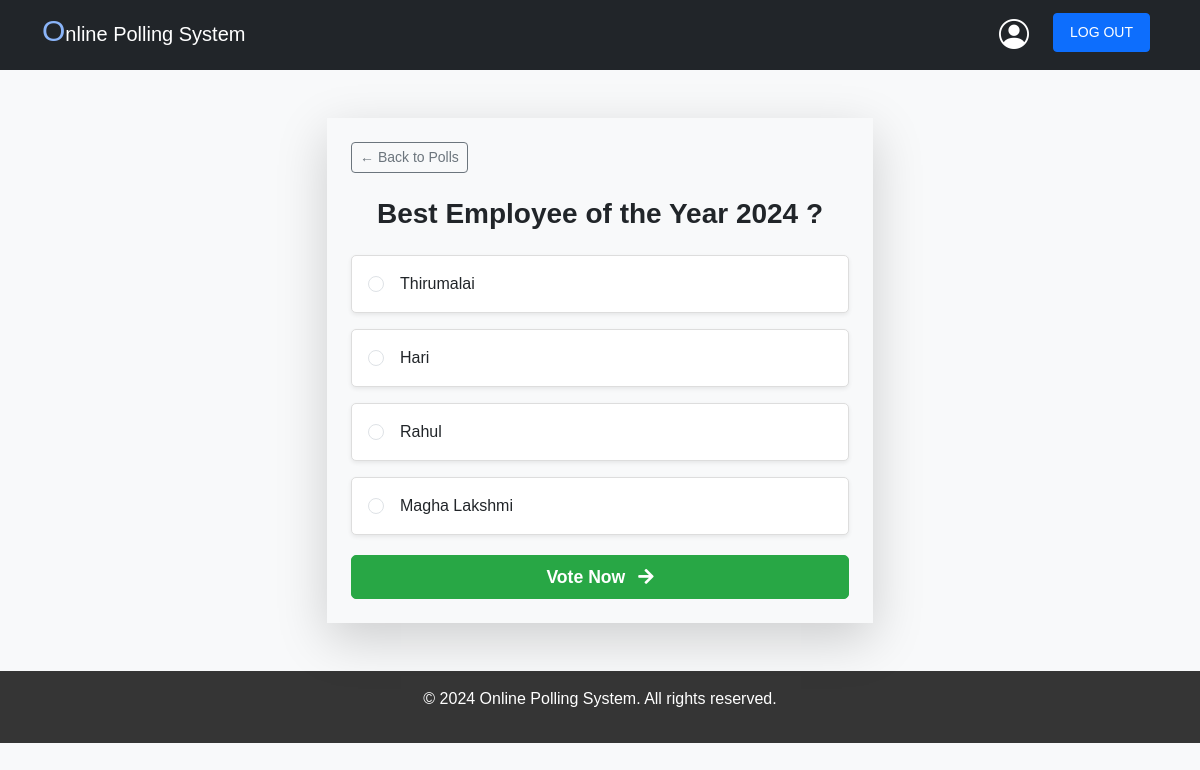
The page /polls/2/ (signed in) on the database its author committed.
### polls/models.py (models this page shows, shortened)
class Question(models.Model):
    question_text = models.CharField(max_length=200)
    pub_date = models.DateTimeField('date published')

class Choice(models.Model):
    question = models.ForeignKey(Question, on_delete=models.CASCADE)
    choice_text = models.CharField(max_length=200)
    votes = models.IntegerField(default=0)

### polls/views.py (the view)
# urls.py: path('<int:question_id>/', views.detail, name='detail'),
@login_required
def detail(request, question_id):
    question = Question.objects.filter(pk=question_id).first()
    if question is None:
        return render(request, 'polls/error.html')
    return render(request, 'polls/detail.html', {'question': question})

### templates/polls/detail.html (shortened to what this page needs)
{% extends 'base.html' %}
{% block content %}
{% load static %}
<div class="container py-5">
    <div class="row justify-content-center">
        <div class="col-lg-6 col-md-8 col-12">
            <div class="shadow-lg p-4 bg-light">
                <div class="d-flex justify-content-between align-items-center mb-4">
                    <a href="{% url 'polls:index' %}" class="btn btn-outline-secondary btn-sm">← Back to Polls</a>
                </div>
                <h2 class="text-center mb-4 text-dark">{{ question.question_text }}</h2>
                <form action="{% url 'polls:vote' question.id %}" method="post">
                    <div class="poll-options">
                        {% for choice in question.choice_set.all %}
                        <label class="form-check-label poll-option d-flex align-items-center mb-3 p-3 bg-white shadow-sm" for="choice{{ forloop.counter }}">
                            <input class="form-check-input me-3" type="radio" name="choice" id="choice{{ forloop.counter }}" value="{{ choice.id }}" {% if has_voted %} disabled {% endif %}>
                            <span class="text-dark">{{ choice.choice_text }}</span>
                        </label>
                        {% endfor %}
                    </div>
                    <div class="d-grid">
                        <button type="submit" class="btn btn-custom btn-lg" {% if has_voted %} disabled {% endif %}>
                            Vote Now <i class="fas fa-arrow-right ms-2"></i>
                        </button>
                    </div>
                </form>
            </div>
        </div>
    </div>
</div>
<link href="https://cdnjs.cloudflare.com/ajax/libs/font-awesome/5.15.4/css/all.min.css" rel="stylesheet">
{% endblock %}

### static/css/style.css (style rules this page uses)
body { color: rgb(2, 12, 22); }

### templates/base.html (style rules this page uses)
body { background:#F2F4F7; font-family: 'Arial', sans-serif; }
body { min-height: 100vh; margin: 0; color: #ffffff; }

### templates/polls/detail.html (style rules this page uses)
body { background-color: #f8f9fa; font-family: Arial, sans-serif; }
h2 { font-size: 1.75rem; font-weight: bold; color: #000; }
.poll-options { margin-bottom: 20px; }
.poll-option { border: 1px solid #ddd; border-radius: 5px; transition: background-color 0.3s ease, color 0.3s ease; cursor: pointer; padding-left: 25px; }
.poll-option input[type="radio"] { margin: 0 10px 0 0; transition: background-color 0.3s ease; }
.poll-option span { color: #000; }
.btn-custom { background-color: #28a745; border-color: #28a745; border-radius: 5px; font-size: 1.1rem; font-weight: bold; transition: background-color 0.3s, transform 0.2s ease-in-out; color: white; }
.btn-outline-secondary { border: 1px solid #6c757d; color: #6c757d; }
.d-grid { margin-top: 20px; }

### rows shown on the page
Question: question_text "Best Employee of the Year 2024 ?"
Choice: choice_text "Thirumalai"
Choice: choice_text "Hari"
Choice: choice_text "Rahul"
Choice: choice_text "Magha Lakshmi"
